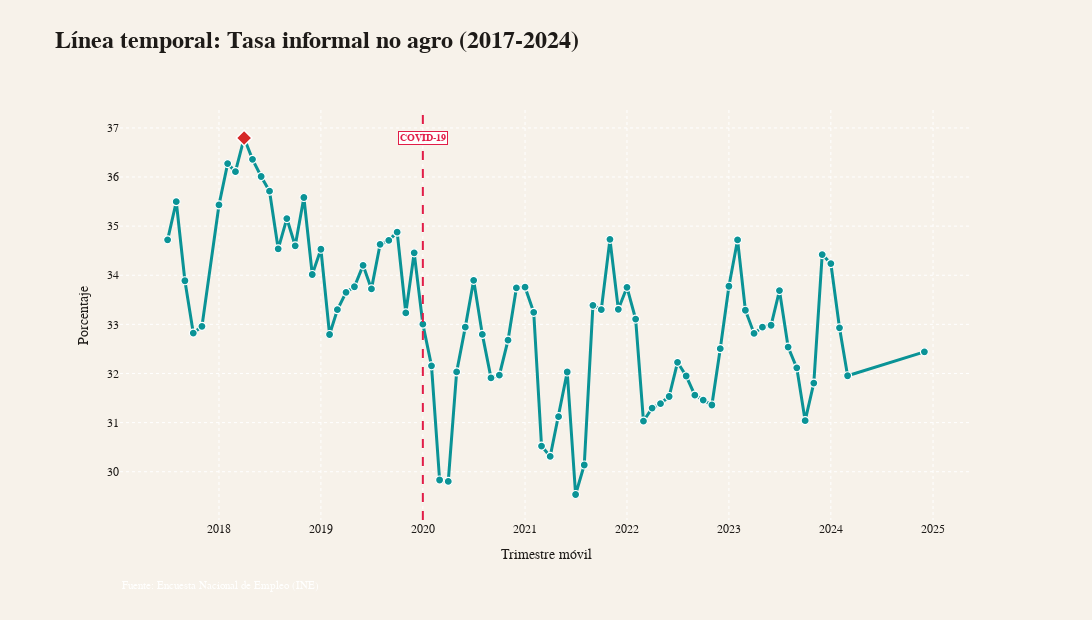

Notebook source saved alongside this figure:
### Code cell
# Visualización 3 bis: Línea temporal tasa informal no agro (%)
col = 'tasa_informal_noagro'
label = 'Tasa informal no agro (%)'
highlight_color = '#d62828'
neutral_color = '#0a9396'
background_color = '#f7f2ea'
grid_color = '#d9d3c5'
text_color = '#1e1b18'
spike_color = 'rgba(120, 120, 120, 0.35)'

if col not in serie_base.columns:
    print(f'Omitido {col} (no existe)')
else:
    from unicodedata import normalize
    import math

    df_plot = serie_base[['Trimestre Móvil', 'DTI_CL_SEXO', col]].copy()
    if '_T' in df_plot['DTI_CL_SEXO'].unique():
        df_plot = df_plot[df_plot['DTI_CL_SEXO'] == '_T']
    df_plot = df_plot.drop_duplicates(subset=['Trimestre Móvil']).sort_values('Trimestre Móvil')

    month_map = {
        'ENE': 1, 'FEB': 2, 'MAR': 3, 'ABR': 4, 'MAY': 5, 'JUN': 6,
        'JUL': 7, 'AGO': 8, 'SEP': 9, 'OCT': 10, 'NOV': 11, 'DIC': 12
    }

    def periodo_to_timestamp(periodo):
        if not isinstance(periodo, str):
            return pd.NaT
        parts = periodo.split(' ', 1)
        if len(parts) != 2:
            return pd.NaT
        year, meses = parts
        primer_mes = meses.split('-')[0].strip()
        clave = normalize('NFKD', primer_mes).encode('ascii', 'ignore').decode('ascii').upper()[:3]
        month = month_map.get(clave)
        if month is None:
            return pd.NaT
        return pd.Timestamp(int(year), month, 1)

    df_plot['periodo_dt'] = df_plot['Trimestre Móvil'].apply(periodo_to_timestamp)
    df_plot = df_plot.dropna(subset=['periodo_dt'])
    df_plot = df_plot.sort_values('periodo_dt')

    if df_plot.empty:
        print('Sin datos para linea temporal')
    else:
        font_family = globals().get('ECONOMIST_FONT', 'Georgia, serif')
        df_plot['label'] = df_plot[col].apply(lambda v: f"{v:,.1f}".replace(',', 'X').replace('.', ',').replace('X', '.'))

        covid_start = df_plot[df_plot['periodo_dt'].dt.year == 2020]
        covid_marker = covid_start['periodo_dt'].iloc[0] if not covid_start.empty else None

        tooltip_template = (
            "<span style='background-color:#ffffff;border:1px solid #ffffff;"
            "padding:6px 10px;display:inline-block;color:#1e1b18;'>"
            "<b>%{x|%Y %b}</b><br>"
            "Tasa informal no agro (%): %{y:.1f}%"
            "</span><extra></extra>"
        )

        fig = go.Figure()
        fig.add_trace(
            go.Scatter(
                x=df_plot['periodo_dt'],
                y=df_plot[col],
                mode='lines+markers',
                line=dict(color=neutral_color, width=3),
                marker=dict(color=neutral_color, size=8, line=dict(color='#ffffff', width=1.2)),
                hovertemplate=tooltip_template,
                showlegend=False
            )
        )

        if highlight_color and not df_plot.empty:
            max_row = df_plot.loc[df_plot[col].idxmax()]
            fig.add_trace(
                go.Scatter(
                    x=[max_row['periodo_dt']],
                    y=[max_row[col]],
                    mode='markers',
                    marker=dict(color=highlight_color, size=12, symbol='diamond', line=dict(color='#ffffff', width=1.5)),
                    hovertemplate='<b>Pico</b><br>'+label+': %{y:.1f}%<extra></extra>',
                    showlegend=False
                )
            )

        if covid_marker is not None:
            fig.add_vline(x=covid_marker, line=dict(color='#e11d48', width=2, dash='dash'))
            fig.add_annotation(
                x=covid_marker,
                y=df_plot[col].max(),
                text='<b>COVID-19</b>',
                showarrow=False,
                font=dict(family=font_family, size=10, color='#e11d48'),
                bgcolor='rgba(255,255,255,0.85)',
                bordercolor='#e11d48',
                borderwidth=1
            )

        fig.update_layout(
            template='plotly_white',
            title=dict(
                text='<b>Línea temporal: Tasa informal no agro (2017-2024)</b>',
                font=dict(family=font_family, size=24, color=text_color),
                x=0.05,
                y=0.95
            ),
            font=dict(family=font_family, size=15, color=text_color),
            plot_bgcolor=background_color,
            paper_bgcolor=background_color,
            margin=dict(l=120, r=120, t=110, b=100),
            hoverlabel=dict(bgcolor='rgba(0,0,0,0)', bordercolor='rgba(0,0,0,0)', font=dict(family=font_family, color=text_color)),
            hovermode='x',
            spikedistance=-1,
            hoverdistance=50,
            width=1200,
            height=620
        )

        fig.update_xaxes(
            title=dict(text='Trimestre móvil', font=dict(family=font_family, size=14, color=text_color)),
            showgrid=True,
            gridcolor=grid_color,
            griddash='dot',
            zeroline=False,
            tickformat='%Y',
            tickfont=dict(family=font_family, size=12, color=text_color),
            showspikes=True,
            spikemode='across',
            spikecolor=spike_color,
            spikethickness=1.2,
            spikedash='solid',
            spikesnap='cursor',
            hoverformat=' '
        )
        fig.update_yaxes(
            title=dict(text='Porcentaje', font=dict(family=font_family, size=14, color=text_color)),
            showgrid=True,
            gridcolor=grid_color,
            griddash='dot',
            zeroline=False,
            tickfont=dict(family=font_family, size=12, color=text_color),
            showspikes=False
        )

        fig.update_layout(
            annotations=[
                dict(
                    text='Los Ríos, ENE 2017 - MAY 2024',
                    x=0,
                    y=1.05,
                    xref='paper',
                    yref='paper',
                    showarrow=False,
                    font=dict(family=font_family, size=14, color='#4a4338')
                ),
                dict(
                    text='Fuente: Encuesta Nacional de Empleo (INE)',
                    x=0,
                    y=-0.18,
                    xref='paper',
                    yref='paper',
                    showarrow=False,
                    font=dict(family=font_family, size=11, color='#6e6252')
                )
            ]
        )

        fig.show()
        print(f'Línea temporal generada: {label}')

### Figure 1 — Plotly figure (JSON) as saved in the notebook; plotly's stock layout.template omitted (floating-point values rounded to 4 significant figures)
{"data": [{"hovertemplate": "<span style='background-color:#ffffff;border:1px solid #ffffff;padding:6px 10px;display:inline-block;color:#1e1b18;'><b>%{x|%Y %b}</b><br>Tasa informal no agro (%): %{y:.1f}%</span><extra></extra>", "line": {"color": "#0a9396", "width": 3}, "marker": {"color": "#0a9396", "line": {"color": "#ffffff", "width": 1.2}, "size": 8}, "mode": "lines+markers", "showlegend": false, "type": "scatter", "x": ["2017-07-01T00:00:00.000000000", "2017-08-01T00:00:00.000000000", "2017-09-01T00:00:00.000000000", "2017-10-01T00:00:00.000000000", "2017-11-01T00:00:00.000000000", "2018-01-01T00:00:00.000000000", "2018-02-01T00:00:00.000000000", "2018-03-01T00:00:00.000000000", "2018-04-01T00:00:00.000000000", "2018-05-01T00:00:00.000000000", "2018-06-01T00:00:00.000000000", "2018-07-01T00:00:00.000000000", "2018-08-01T00:00:00.000000000", "2018-09-01T00:00:00.000000000", "2018-10-01T00:00:00.000000000", "2018-11-01T00:00:00.000000000", "2018-12-01T00:00:00.000000000", "2019-01-01T00:00:00.000000000", "2019-02-01T00:00:00.000000000", "2019-03-01T00:00:00.000000000", "2019-04-01T00:00:00.000000000", "2019-05-01T00:00:00.000000000", "2019-06-01T00:00:00.000000000", "2019-07-01T00:00:00.000000000", "2019-08-01T00:00:00.000000000", "2019-09-01T00:00:00.000000000", "2019-10-01T00:00:00.000000000", "2019-11-01T00:00:00.000000000", "2019-12-01T00:00:00.000000000", "2020-01-01T00:00:00.000000000", "2020-02-01T00:00:00.000000000", "2020-03-01T00:00:00.000000000", "2020-04-01T00:00:00.000000000", "2020-05-01T00:00:00.000000000", "2020-06-01T00:00:00.000000000", "2020-07-01T00:00:00.000000000", "2020-08-01T00:00:00.000000000", "2020-09-01T00:00:00.000000000", "2020-10-01T00:00:00.000000000", "2020-11-01T00:00:00.000000000", "2020-12-01T00:00:00.000000000", "2021-01-01T00:00:00.000000000", "2021-02-01T00:00:00.000000000", "2021-03-01T00:00:00.000000000", "2021-04-01T00:00:00.000000000", "2021-05-01T00:00:00.000000000", "2021-06-01T00:00:00.000000000", "2021-07-01T00:00:00.000000000", "2021-08-01T00:00:00.000000000", "2021-09-01T00:00:00.000000000", "2021-10-01T00:00:00.000000000", "2021-11-01T00:00:00.000000000", "2021-12-01T00:00:00.000000000", "2022-01-01T00:00:00.000000000", "2022-02-01T00:00:00.000000000", "2022-03-01T00:00:00.000000000", "2022-04-01T00:00:00.000000000", "2022-05-01T00:00:00.000000000", "2022-06-01T00:00:00.000000000", "2022-07-01T00:00:00.000000000", "2022-08-01T00:00:00.000000000", "2022-09-01T00:00:00.000000000", "2022-10-01T00:00:00.000000000", "2022-11-01T00:00:00.000000000", "2022-12-01T00:00:00.000000000", "2023-01-01T00:00:00.000000000", "2023-02-01T00:00:00.000000000", "2023-03-01T00:00:00.000000000", "2023-04-01T00:00:00.000000000", "2023-05-01T00:00:00.000000000", "2023-06-01T00:00:00.000000000", "2023-07-01T00:00:00.000000000", "2023-08-01T00:00:00.000000000", "2023-09-01T00:00:00.000000000", "2023-10-01T00:00:00.000000000", "2023-11-01T00:00:00.000000000", "2023-12-01T00:00:00.000000000", "2024-01-01T00:00:00.000000000", "2024-02-01T00:00:00.000000000", "2024-03-01T00:00:00.000000000", "2024-12-01T00:00:00.000000000"], "y": [34.72, 35.5, 33.89, 32.82, 32.96, 35.43, 36.27, 36.11, 36.79, 36.36, 36.01, 35.71, 34.54, 35.15, 34.6, 35.58, 34.02, 34.53, 32.79, 33.3, 33.65, 33.77, 34.2, 33.72, 34.63, 34.71, 34.88, 33.23, 34.46, 33.0, 32.16, 29.83, 29.8, 32.03, 32.94, 33.9, 32.8, 31.91, 31.96, 32.68, 33.74, 33.76, 33.25, 30.52, 30.31, 31.12, 32.03, 29.54, 30.14, 33.39, 33.3, 34.73, 33.31, 33.75, 33.11, 31.03, 31.29, 31.39, 31.53, 32.23, 31.95, 31.56, 31.46, 31.36, 32.5, 33.78, 34.72, 33.29, 32.82, 32.94, 32.98, 33.69, 32.54, 32.11, 31.04, 31.8, 34.42, 34.24, 32.93, 31.95, 32.44]}, {"hovertemplate": "<b>Pico</b><br>Tasa informal no agro (%): %{y:.1f}%<extra></extra>", "marker": {"color": "#d62828", "line": {"color": "#ffffff", "width": 1.5}, "size": 12, "symbol": "diamond"}, "mode": "markers", "showlegend": false, "type": "scatter", "x": ["2018-04-01T00:00:00"], "y": [36.79]}], "layout": {"annotations": [{"bgcolor": "rgba(255,255,255,0.85)", "bordercolor": "#e11d48", "borderwidth": 1, "font": {"color": "#e11d48", "family": "Georgia, serif", "size": 10}, "showarrow": false, "text": "<b>COVID-19</b>", "x": "2020-01-01T00:00:00", "y": 36.79}, {"font": {"color": "#fffffe", "family": "Georgia, serif", "size": 11}, "showarrow": false, "text": "Fuente: Encuesta Nacional de Empleo (INE)", "x": 0, "xref": "paper", "y": -0.18, "yref": "paper"}], "font": {"color": "#1e1b18", "family": "Georgia, serif", "size": 15}, "height": 620, "hoverdistance": 50, "hoverlabel": {"bgcolor": "rgba(0,0,0,0)", "bordercolor": "rgba(0,0,0,0)", "font": {"color": "#1e1b18", "family": "Georgia, serif"}}, "hovermode": "x", "margin": {"b": 100, "l": 120, "r": 120, "t": 110}, "paper_bgcolor": "#f7f2ea", "plot_bgcolor": "#f7f2ea", "shapes": [{"line": {"color": "#e11d48", "dash": "dash", "width": 2}, "type": "line", "x0": "2020-01-01T00:00:00", "x1": "2020-01-01T00:00:00", "xref": "x", "y0": 0, "y1": 1, "yref": "y domain"}], "spikedistance": -1, "title": {"font": {"color": "#1e1b18", "family": "Georgia, serif", "size": 24}, "text": "<b>Línea temporal: Tasa informal no agro (2017-2024)</b>", "x": 0.05, "y": 0.95}, "width": 1200, "xaxis": {"gridcolor": "#ffffff", "griddash": "dot", "hoverformat": " ", "showgrid": true, "showspikes": true, "spikecolor": "rgba(120, 120, 120, 0.35)", "spikedash": "solid", "spikemode": "across", "spikesnap": "cursor", "spikethickness": 1.2, "tickfont": {"color": "#1e1b18", "family": "Georgia, serif", "size": 12}, "tickformat": "%Y", "title": {"font": {"color": "#1e1b18", "family": "Georgia, serif", "size": 14}, "text": "Trimestre móvil"}, "zeroline": false}, "yaxis": {"gridcolor": "#ffffff", "griddash": "dot", "showgrid": true, "showspikes": false, "tickfont": {"color": "#1e1b18", "family": "Georgia, serif", "size": 12}, "title": {"font": {"color": "#1e1b18", "family": "Georgia, serif", "size": 14}, "text": "Porcentaje"}, "zeroline": false}}}
